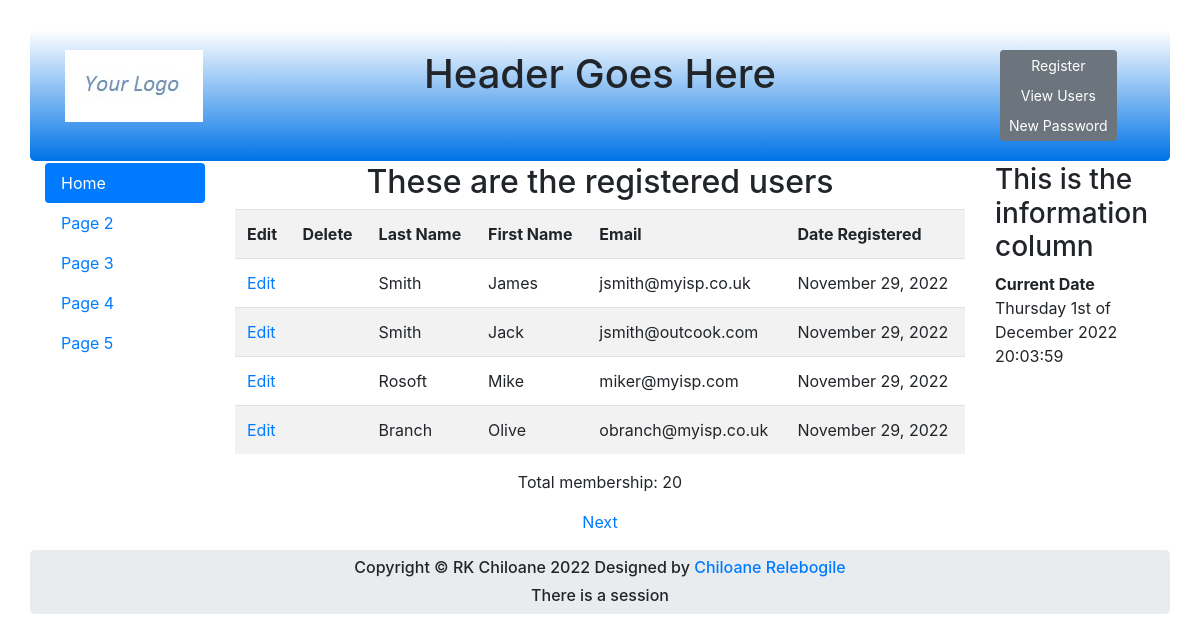
Screenshot of /admin-view-users.php (signed in) with the database file from the repository.
### tables this page shows
CREATE TABLE `users` (
  `userid` mediumint(6) UNSIGNED NOT NULL,
  `first_name` varchar(30) NOT NULL,
  `last_name` varchar(40) NOT NULL,
  `email` varchar(50) NOT NULL,
  `password` char(255) NOT NULL,
  `registration_date` datetime NOT NULL,
  `user_level` tinyint(1) UNSIGNED NOT NULL
);

### process-admin-view-users.php (the view, shortened to what this page needs)
<?php
try {
    require('mysqli_connect.php');
    $pagerows = 4;
    if ((isset($_GET['p']) && is_numeric($_GET['p']))) {
        $pages = htmlspecialchars($_GET['p'], ENT_QUOTES);
    } else {
        $q = "SELECT COUNT(userid) FROM users";
        $result = mysqli_query($dbcon, $q);
        $row = mysqli_fetch_array($result, MYSQLI_NUM);
        $records = htmlspecialchars($row[0], ENT_QUOTES);
        if ($records > $pagerows) {
            $pages = ceil($records/$pagerows);
        } else {
            $pages = 1;
        }
    }
    if ((isset($_GET['s'])) && (is_numeric($_GET['s']))) {
        $start = htmlspecialchars($_GET['s'], ENT_QUOTES);
    } else {
        $start = 0;
    }
    $query = "SELECT last_name, first_name, email, DATE_FORMAT(registration_date, '%M %d, %Y') AS regdat, userid FROM users ORDER BY registration_date LIMIT ?, ?";
    $q = mysqli_stmt_init($dbcon);
    mysqli_stmt_prepare($q, $query);
    mysqli_stmt_bind_param($q, "ii", $start, $pagerows);
    mysqli_stmt_execute($q);
    $result = mysqli_stmt_get_result($q);
    if ($result) {
        echo "<table class='table table-striped'>
                 <tr>
                    <th scope='col'>Edit</th>
                    <th scope='col'>Delete</th>
                    <th scope='col'>Last Name</th>
                    <th scope='col'>First Name</th>
                    <th scope='col'>Email</th>
                    <th scope='col'>Date Registered</th>
                 </tr>";
        while ($row = mysqli_fetch_array($result, MYSQLI_ASSOC)) {
            $user_id = htmlspecialchars($row['userid'], ENT_QUOTES);
            $last_name = htmlspecialchars($row['last_name'], ENT_QUOTES);
            $first_name = htmlspecialchars($row['first_name'], ENT_QUOTES);
            $email = htmlspecialchars($row['email'], ENT_QUOTES);
            $registration_date = htmlspecialchars($row['regdat'], ENT_QUOTES);
            echo "<tr>
                      <td><a href='edit_user.php?id=$user_id'>Edit</a></td>
                      <td><a href='delete_user.php?id=$user_id'></a></td>
                      <td>$last_name</td>
                      <td>$first_name</td>
                      <td>$email</td>
                      <td>$registration_date</td>
                  </td>";
        }
        echo '</table>';
    } else {
        echo "<p class='text-center'>The current users could not be retrieved. We apologise for any inconvinience.</p>";
        exit();
    }
    $q = "SELECT COUNT(userid) FROM users";
    $result = mysqli_query($dbcon, $q);
    $row = mysqli_fetch_array($result, MYSQLI_NUM);
    $members = htmlspecialchars($row[0], ENT_QUOTES);
    $echostring = "<p class='text-center'>Total membership: $members </p>";
    $echostring .= "<p class='text-center'>";
    if ($pages > 1) {
        $current_page = ($start/$pagerows) + 1;
        if ($current_page != $pages) {
            $echostring .= " <a href='admin_view_users.php?s" . ($start + $pagerows) . "&p=" . $pages . "'>Next</a>";
        }
        $echostring .= "</p>";
        echo $echostring;
    }
}
catch (Exception $e)
{
    print "An Exception occurred. Message: " . $e->getMessage();
}
catch (Error $e) {
    print "An Error occurred. Message: " . $e->getMessage();
}
?>

### rows the page displays
users: last_name "Smith", first_name "James", email "jsmith@myisp.co.uk", registration_date "November 29, 2022"
users: last_name "Smith", first_name "Jack", email "jsmith@outcook.com", registration_date "November 29, 2022"
users: last_name "Rosoft", first_name "Mike", email "miker@myisp.com", registration_date "November 29, 2022"
users: last_name "Branch", first_name "Olive", email "obranch@myisp.co.uk", registration_date "November 29, 2022"

### other values shown
$members "20"
